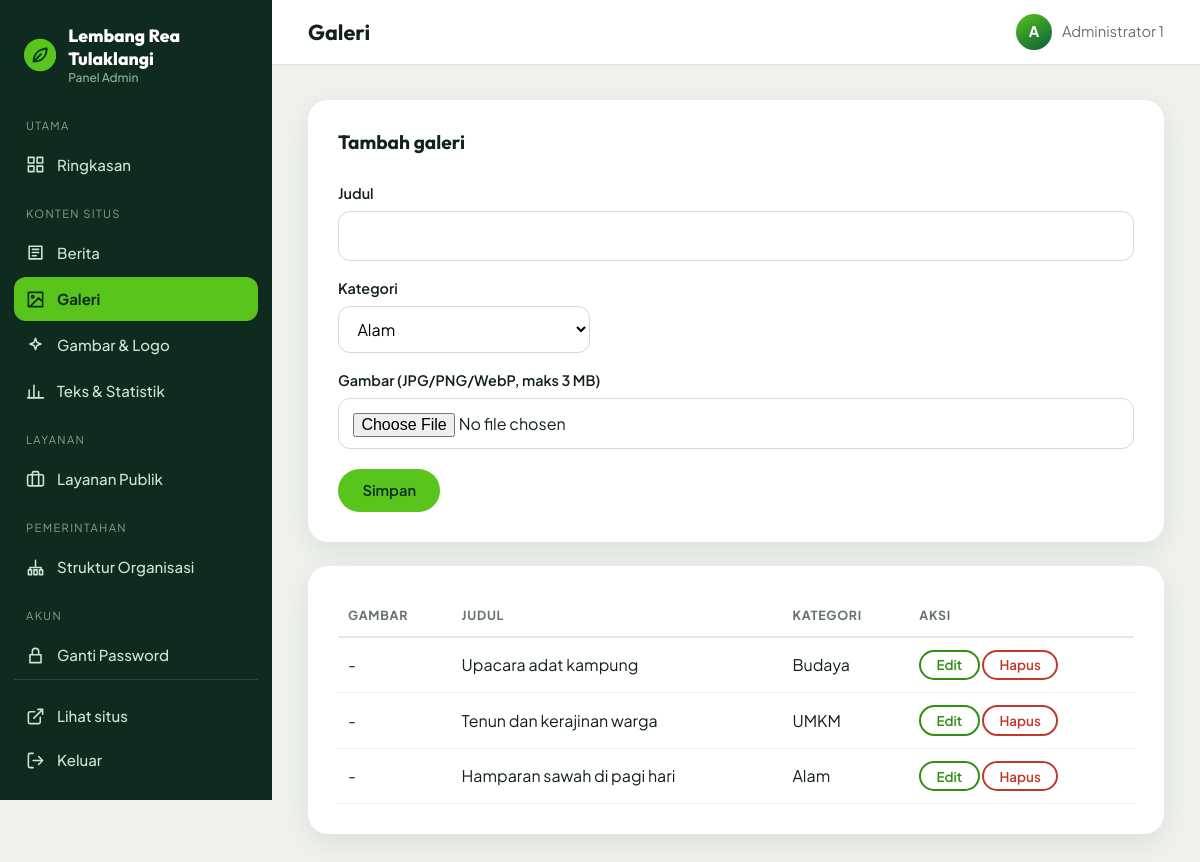
Screenshot of /dashboard.php?tab=galeri (signed in) with the database file from the repository.
### tables this page shows
CREATE TABLE IF NOT EXISTS galeri (
  id INT UNSIGNED AUTO_INCREMENT PRIMARY KEY,
  judul VARCHAR(150) NOT NULL,
  kategori ENUM('Alam','UMKM','Budaya') NOT NULL DEFAULT 'Alam',
  gambar VARCHAR(100) DEFAULT NULL,
  created_at TIMESTAMP DEFAULT CURRENT_TIMESTAMP
);

### dashboard.php (the view, shortened to what this page needs)
<?php
require 'koneksi.php';
require 'fungsi.php';
$tab = in_array($_GET['tab'] ?? '', ['berita','galeri','pengaturan'], true) ? $_GET['tab'] : 'ringkasan';
$ring = null;
$edit = null;
$rows = !in_array($tab, ['berita','galeri'], true) ? [] : $koneksi->query("SELECT * FROM $tab ORDER BY id DESC")->fetch_all(MYSQLI_ASSOC);
$kats = $tab === 'berita' ? ['Berita','Pengumuman','Agenda'] : ['Alam','UMKM','Budaya'];
?>
  <?php if ($tab === 'ringkasan'): ?>
  <div class="card adm-sambut"><h2>Selamat datang, <?= h($_SESSION['admin_nama']) ?>.</h2><p>Kelola konten, layanan, dan struktur Lembang Rea Tulaklangi dari satu tempat.</p></div>
  <div class="adm-stat">
    <a href="dashboard.php?tab=berita"><b><?= $ring['berita'] ?></b><span>Berita dipublikasikan</span></a>
    <a href="dashboard.php?tab=galeri"><b><?= $ring['galeri'] ?></b><span>Foto di galeri</span></a>
    <a href="admin_layanan_kelola.php"><b><?= $ring['layanan'] ?></b><span>Layanan ditampilkan</span></a>
    <a href="admin_struktur.php"><b><?= $ring['perangkat'] ?></b><span>Posisi di struktur organisasi</span></a>
  </div>
  <div class="adm-dua">
    <div class="card"><h3>Layanan yang tampil di beranda</h3>
      <?php if (!$layanan): ?><p>Belum ada layanan.</p><?php endif; ?>
      <ul class="adm-list"><?php foreach ($layanan as $l): ?><li><span><strong><?= h($l[0]) ?></strong></span><small><?= h($l[3]) ?></small></li><?php endforeach; ?></ul>
      <p style="margin:14px 0 0"><a class="btn btn-outline btn-sm" href="admin_layanan_kelola.php">Kelola layanan</a></p></div>
    <div class="card"><h3>Berita terbaru</h3>
      <?php if (!$ringBerita): ?><p>Belum ada berita.</p><?php endif; ?>
      <ul class="adm-list"><?php foreach ($ringBerita as $r): ?><li><span><strong><?= h($r['judul']) ?></strong> <small><?= h($r['kategori']) ?></small></span><small><?= date('d/m/Y', strtotime($r['tanggal'])) ?></small></li><?php endforeach; ?></ul>
      <p style="margin:14px 0 0"><a class="btn btn-outline btn-sm" href="dashboard.php?tab=berita">Kelola berita</a></p></div>
  </div>
  <div class="card" style="margin-top:22px"><h3>Pintasan</h3>
    <div class="row">
      <a class="btn btn-green btn-sm" href="dashboard.php?tab=berita">Tambah berita</a>
      <a class="btn btn-outline btn-sm" href="admin_konten.php?grup=Beranda">Ubah sambutan</a>
      <a class="btn btn-outline btn-sm" href="admin_konten.php?grup=Statistik">Ubah statistik</a>
      <a class="btn btn-outline btn-sm" href="dashboard.php?tab=pengaturan">Ganti foto &amp; logo</a>
      <a class="btn btn-outline btn-sm" href="admin_struktur.php">Struktur organisasi</a>
    </div>
  </div>
  <?php else: ?>
  <form method="post" enctype="multipart/form-data" class="card">
    <h3><?= $edit ? 'Edit' : 'Tambah' ?> <?= $tab ?></h3>
    <div class="form-grid">
      <div class="full"><label for="judul">Judul</label><input id="judul" type="text" name="judul" required value="<?= h($edit['judul'] ?? '') ?>"></div>
      <div><label for="kategori">Kategori</label>
        <select id="kategori" name="kategori"><?php foreach ($kats as $k): ?><option <?= ($edit['kategori'] ?? '')===$k?'selected':'' ?>><?= $k ?></option><?php endforeach; ?></select></div>
      <div class="full"><label for="gambar">Gambar (JPG/PNG/WebP, maks 3 MB)<?= $edit ? ' - kosongkan jika tidak diganti' : '' ?></label><input id="gambar" type="file" name="gambar" accept="image/jpeg,image/png,image/webp"></div>
    </div>
    <div class="row" style="margin-top:20px">
      <button class="btn btn-green" type="submit">Simpan</button>
    </div>
  </form>
  <div class="table-wrap card">
    <table>
      <tr><th>Gambar</th><th>Judul</th><th>Kategori</th><?= $tab==='berita' ? '<th>Tanggal</th>' : '' ?><th>Aksi</th></tr>
      <?php foreach ($rows as $r): ?>
      <tr>
        <td><?= $r['gambar'] ? '<img src="uploads/'.h($r['gambar']).'" alt="">' : '-' ?></td>
        <td><?= h($r['judul']) ?></td>
        <td><?= h($r['kategori']) ?></td>
        <td>
          <a class="btn btn-outline btn-sm" href="?tab=<?= $tab ?>&edit=<?= $r['id'] ?>">Edit</a>
          <form method="post" onsubmit="return confirm('Hapus data ini?')">
            <button class="btn btn-sm btn-del" type="submit">Hapus</button>
          </form>
        </td>
      </tr>
      <?php endforeach; ?>
    </table>
  </div>
  <?php endif; ?>

### style.css (style rules this page uses)
:root { --bg:#eef1ec; --putih:#fff; --hijau:#58c41c; --hijau-teks:#2e8f12; --zamrud:#0a5c3a; --gelap:#0f2a1f; --teks:#14211a; --abu:#66726b; --pad:clamp(16px,3.5vw,48px); --r:22px; --shadow:0 8px 28px rgba(15,42,31,.08); --nav-h:68px; }
* { box-sizing:border-box }
html { scroll-behavior:smooth;-webkit-text-size-adjust:100% }
html { overflow-x:hidden }
html,body { max-width:100%;overscroll-behavior-x:none }
body { overflow-x:clip }
body { margin:0;font-family:'Plus Jakarta Sans',system-ui,sans-serif;background:var(--bg);color:var(--teks);line-height:1.65 }
h1,h2,h3 { font-family:'Outfit',system-ui,sans-serif;font-weight:700;margin:0;line-height:1.15;overflow-wrap:break-word }
h3 { font-size:1.15rem }
a { color:inherit }
[id] { scroll-margin-top:calc(var(--nav-h) + 16px) }
.btn { display:inline-block;padding:.75rem 1.5rem;border-radius:999px;font:600 .95rem 'Plus Jakarta Sans',sans-serif;text-decoration:none;text-align:center;border:2px solid transparent;cursor:pointer }
.btn-green { background:var(--hijau);color:var(--gelap) }
.btn-outline { border-color:var(--hijau-teks);color:var(--hijau-teks) }
.btn-sm { padding:.35rem 1rem;font-size:.85rem }
.btn-del { border-color:#c0392b;color:#c0392b;background:none }
.row { display:flex;gap:12px;flex-wrap:wrap }
.card { background:var(--putih);border-radius:var(--r);box-shadow:var(--shadow);padding:24px }
label { display:block;font-weight:600;font-size:.9rem;margin:14px 0 6px }
input[type=text],input[type=password],input[type=date],input[type=file],select,textarea { width:100%;padding:.7rem .9rem;border:1.5px solid #d3dad4;border-radius:12px;font:inherit;background:#fff }
.form-grid { display:grid;grid-template-columns:repeat(auto-fit,minmax(220px,1fr));gap:0 18px }
.form-grid .full { grid-column:1/-1 }
.table-wrap { overflow-x:auto;margin-top:24px }
table { width:100%;border-collapse:collapse;min-width:560px }
th,td { text-align:left;padding:12px 10px;border-bottom:1px solid #e3e8e4;vertical-align:middle }
td form { display:inline }

### admin.css (style rules this page uses)
:root { --bg:#eef1ec;--hijau:#58c41c;--hijau-teks:#2e8f12;--zamrud:#0a5c3a;--gelap:#0f2a1f;--teks:#14211a;--abu:#66726b;--shadow:0 8px 28px rgba(15,42,31,.08) }
.adm-body { margin:0;background:var(--bg);font-family:'Plus Jakarta Sans',system-ui,sans-serif;color:var(--teks);line-height:1.6 }
.adm-content .card { background:#fff;border-radius:20px;box-shadow:var(--shadow);padding:clamp(18px,2.5vw,30px);margin-bottom:22px }
.adm-content h3 { font:700 1.2rem 'Outfit',sans-serif;margin:0 0 12px }
.adm-content label { display:block;font-weight:600;font-size:.9rem;margin:16px 0 6px }
.adm-content input[type=text],.adm-content input[type=password],.adm-content input[type=date],.adm-content input[type=number],.adm-content input[type=file],.adm-content select,.adm-content textarea { width:100%;padding:.7rem .9rem;border:1.5px solid #d3dad4;border-radius:12px;font:inherit;background:#fff }
.adm-content .form-grid { display:grid;grid-template-columns:repeat(auto-fit,minmax(240px,1fr));gap:0 20px }
.adm-content .full { grid-column:1/-1 }
.adm-content .row { display:flex;gap:12px;flex-wrap:wrap }
.adm-content .btn { display:inline-block;padding:.65rem 1.4rem;border-radius:999px;font:600 .92rem 'Plus Jakarta Sans',sans-serif;text-decoration:none;border:2px solid transparent;cursor:pointer }
.adm-content .btn-green { background:var(--hijau);color:var(--gelap) }
.adm-content .btn-outline { border-color:var(--hijau-teks);color:var(--hijau-teks);background:none }
.adm-content .btn-sm { padding:.3rem .95rem;font-size:.84rem }
.adm-content .btn-del { border-color:#c0392b;color:#c0392b;background:none }
.adm-content .table-wrap { overflow-x:auto }
.adm-content table { width:100%;border-collapse:collapse;min-width:560px }
.adm-content th { text-align:left;font-size:.78rem;letter-spacing:.06em;text-transform:uppercase;color:var(--abu);padding:10px;border-bottom:2px solid #e3e8e4 }
.adm-content td { padding:12px 10px;border-bottom:1px solid #eef1ec;vertical-align:middle }
.adm-content td form { display:inline }

### rows the page displays
galeri: judul "Upacara adat kampung", kategori "Budaya"
galeri: judul "Tenun dan kerajinan warga", kategori "UMKM"
galeri: judul "Hamparan sawah di pagi hari", kategori "Alam"

### other values shown
$nama "UTAMA"
$label "Ringkasan"
$nama "KONTEN SITUS"
$label "Berita"
$label "Galeri"
$label "Gambar & Logo"
$label "Teks & Statistik"
$nama "LAYANAN"
$label "Layanan Publik"
$nama "PEMERINTAHAN"
$label "Struktur Organisasi"
$nama "AKUN"
$label "Ganti Password"
$judul "Galeri"
mb_strtoupper(mb_substr($nama, 0, 1)) "A"
